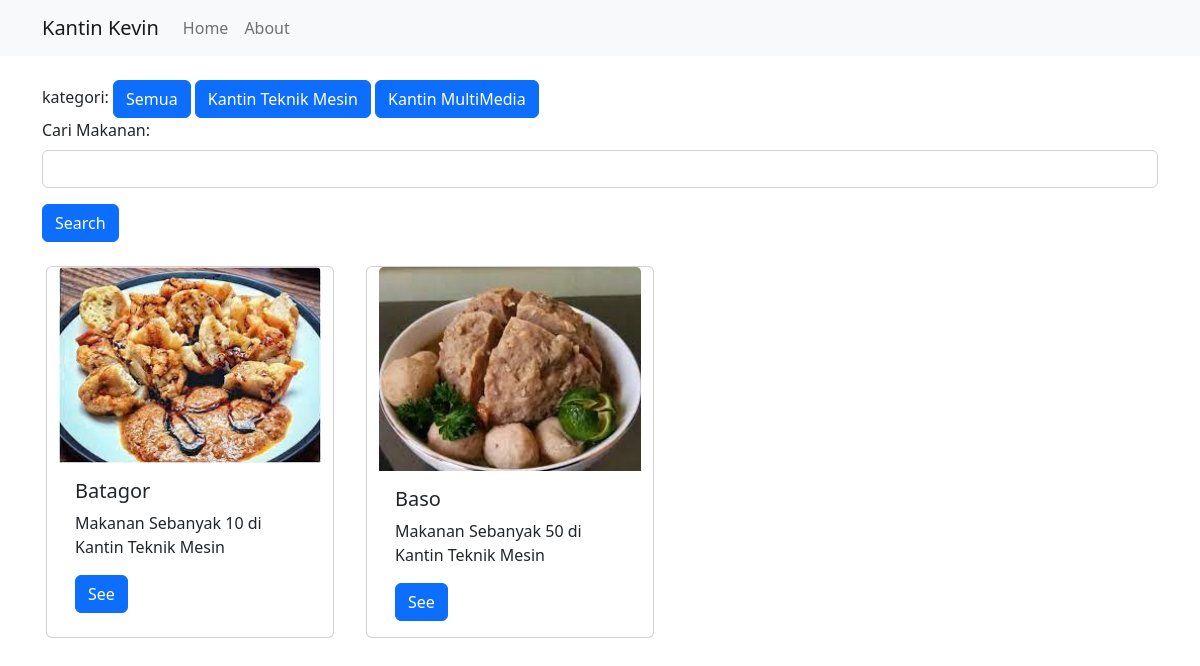
Screenshot of /?kantin_id=1 with the database file from the repository.
### makanan/models.py (models this page shows, shortened)
class Kantin(models.Model):
    nama = models.CharField(max_length=250)
    phone_regex = RegexValidator(regex=r'^\+?1?\d{9,15}', message="min 8 digit")
    telpon = models.CharField(validators=[phone_regex], max_length = 15, blank=  True)
    def __str__(self):
        return self.nama

class Makanan(models.Model):
    nama = models.CharField(max_length=250)
    harga = models.IntegerField()
    gambar = models.ImageField(upload_to='makan/images')
    stok = models.IntegerField()
    kantin = models.ForeignKey(Kantin,on_delete=models.CASCADE)
    TERSEDIA = (
        ('0', 'Tidak Tersedia'),
        ('1', 'Tersedia')
    )
    tersedia = models.CharField(max_length=1,choices=TERSEDIA)

### makanan/views.py (the view)
# urls.py: 2. Add a URL to urlpatterns:  path('', views.home, name='home')
def home(request):
    kantins = Kantin.objects.all()
    searchMakanan = request.GET.get('nama')
    searchKantin = request.GET.get('kantin_id')
    if searchMakanan:
        makanans = Makanan.objects.filter(nama__icontains=searchMakanan)
    elif searchKantin:
        makanans = Makanan.objects.filter(kantin = searchKantin)
    else:
        makanans = Makanan.objects.all()
    return render(request, 'home.html', {
        'searchMakanan':searchMakanan,
        'makanans' : makanans,
        'kantins' : kantins,
        'page' : 'about'
        })

### makanan/templates/home.html (shortened to what this page needs)
{% extends "base.html" %}
{% block content %}
    <br/>
    kategori: <a class="btn btn-primary" href="{% url 'home' %}">Semua</a>
    {% for kantin in kantins %}
        <a class="btn btn-primary" href="?kantin_id={{ kantin.id }}">{{ kantin.nama }}</a>
    {% endfor %}
    <form action="">
        <div class="mb-3">
            <label class="form-label">Cari Makanan:</label>
            <input type="text" name="nama" class="form-control" />
        </div>
        <button type="submit" class="btn btn-primary">Search</button>
    </form>
    <br/>
    <div class="row row-cols-1 row-cols-md-3 g-4">
        {% for makanan in makanans %}
            <div class="card mx-3" style="width: 18rem;">
                <img src="{{ makanan.gambar.url }}" class="card-img-top" alt="...">
                <div class="card-body">
                    <h5 class="card-title">{{ makanan.nama }}</h5>
                    <p class="card-text">Makanan Sebanyak {{ makanan.stok }} di {{ makanan.kantin }}</p>
                    <a href="{% url 'detail' makanan.id %}" class="btn btn-primary">See</a>
                </div>
            </div>
        {% endfor %}
    </div>
{% endblock content %}

### rows the page displays
Kantin: nama "Kantin Teknik Mesin"
Kantin: nama "Kantin MultiMedia"
Makanan: gambar (picture), nama "Batagor", stok "10", kantin "Kantin Teknik Mesin"
Makanan: gambar (picture), nama "Baso", stok "50", kantin "Kantin Teknik Mesin"
